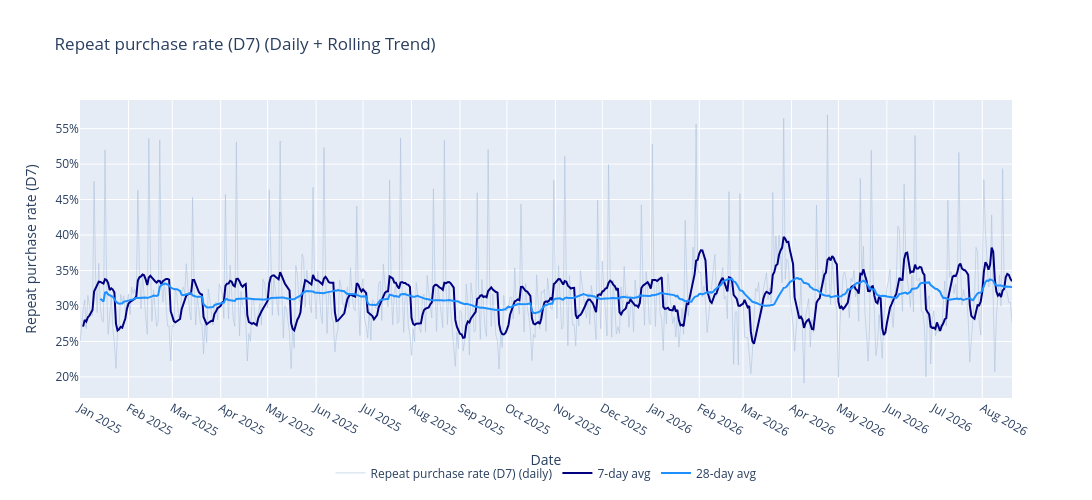
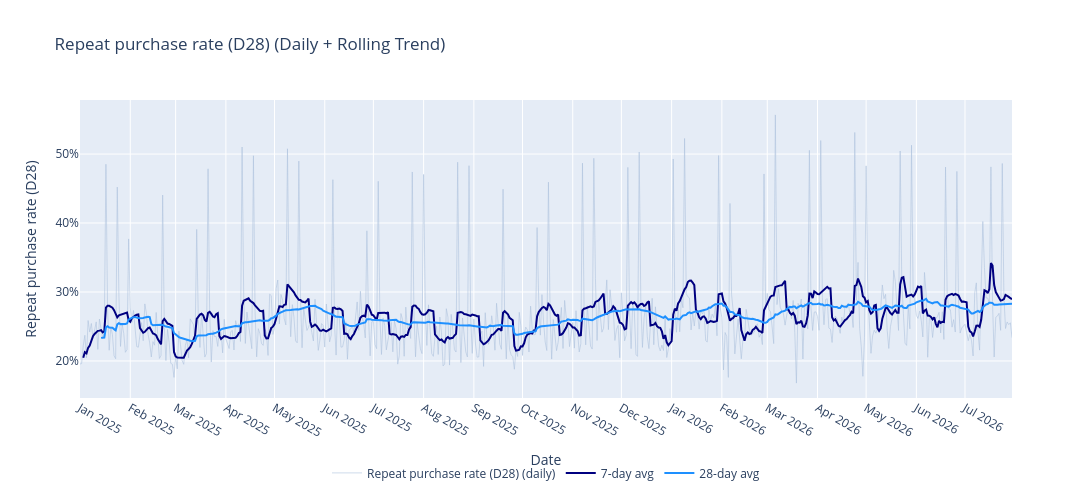

Notebook code for these charts, in order:
### Code cell
offset = 7  # switch to 1 / 3 / 7 / 14 / 28 to compare a different repeat-purchase window
metric_label = f'Repeat purchase rate (D{offset})'
total_by_dt_repeat = select_repeat_purchase_offset(repeat_purchase_df, offset, max_dt=data['dt'].max())
chart_rate_trend(total_by_dt_repeat, metric_label)  # daily + 7/28-day rolling avg

offset = 28  # switch to 1 / 3 / 7 / 14 / 28 to compare a different repeat-purchase window
metric_label = f'Repeat purchase rate (D{offset})'
total_by_dt_repeat = select_repeat_purchase_offset(repeat_purchase_df, offset, max_dt=data['dt'].max())
chart_rate_trend(total_by_dt_repeat, metric_label)  # daily + 7/28-day rolling avg

### Figure 1 — Plotly figure (JSON) as saved in the notebook; plotly's stock layout.template omitted (floating-point values rounded to 4 significant figures; data arrays with more than 128 entries replaced by an {"elided": "..."} marker saying what was removed)
{"data": [{"hovertemplate": "Date: %{x|%Y-%m-%d}<br>Repeat purchase rate (D7): %{y:.1f}%<extra></extra>", "line": {"color": "lightsteelblue", "width": 1}, "mode": "lines", "name": "Repeat purchase rate (D7) (daily)", "opacity": 0.6, "type": "scatter", "x": {"elided": "597 str values"}, "y": {"elided": "597 float values"}}, {"hovertemplate": "Date: %{x|%Y-%m-%d}<br>7-day avg: %{y:.1f}%<extra></extra>", "line": {"color": "navy", "width": 2}, "mode": "lines", "name": "7-day avg", "type": "scatter", "x": {"elided": "597 str values"}, "y": {"elided": "597 float values"}}, {"hovertemplate": "Date: %{x|%Y-%m-%d}<br>28-day avg: %{y:.1f}%<extra></extra>", "line": {"color": "dodgerblue", "width": 2}, "mode": "lines", "name": "28-day avg", "type": "scatter", "x": {"elided": "597 str values"}, "y": {"elided": "597 float values"}}], "layout": {"height": 500, "legend": {"orientation": "h", "x": 0.5, "xanchor": "center", "y": -0.3, "yanchor": "bottom"}, "title": {"text": "Repeat purchase rate (D7) (Daily + Rolling Trend)"}, "width": 1100, "xaxis": {"dtick": "M1", "tickformat": "%b %Y", "title": {"text": "Date"}}, "yaxis": {"ticksuffix": "%", "title": {"text": "Repeat purchase rate (D7)"}}}}

### Figure 2 — Plotly figure (JSON) as saved in the notebook; plotly's stock layout.template omitted (floating-point values rounded to 4 significant figures; data arrays with more than 128 entries replaced by an {"elided": "..."} marker saying what was removed)
{"data": [{"hovertemplate": "Date: %{x|%Y-%m-%d}<br>Repeat purchase rate (D28): %{y:.1f}%<extra></extra>", "line": {"color": "lightsteelblue", "width": 1}, "mode": "lines", "name": "Repeat purchase rate (D28) (daily)", "opacity": 0.6, "type": "scatter", "x": {"elided": "576 str values"}, "y": {"elided": "576 float values"}}, {"hovertemplate": "Date: %{x|%Y-%m-%d}<br>7-day avg: %{y:.1f}%<extra></extra>", "line": {"color": "navy", "width": 2}, "mode": "lines", "name": "7-day avg", "type": "scatter", "x": {"elided": "576 str values"}, "y": {"elided": "576 float values"}}, {"hovertemplate": "Date: %{x|%Y-%m-%d}<br>28-day avg: %{y:.1f}%<extra></extra>", "line": {"color": "dodgerblue", "width": 2}, "mode": "lines", "name": "28-day avg", "type": "scatter", "x": {"elided": "576 str values"}, "y": {"elided": "576 float values"}}], "layout": {"height": 500, "legend": {"orientation": "h", "x": 0.5, "xanchor": "center", "y": -0.3, "yanchor": "bottom"}, "title": {"text": "Repeat purchase rate (D28) (Daily + Rolling Trend)"}, "width": 1100, "xaxis": {"dtick": "M1", "tickformat": "%b %Y", "title": {"text": "Date"}}, "yaxis": {"ticksuffix": "%", "title": {"text": "Repeat purchase rate (D28)"}}}}
